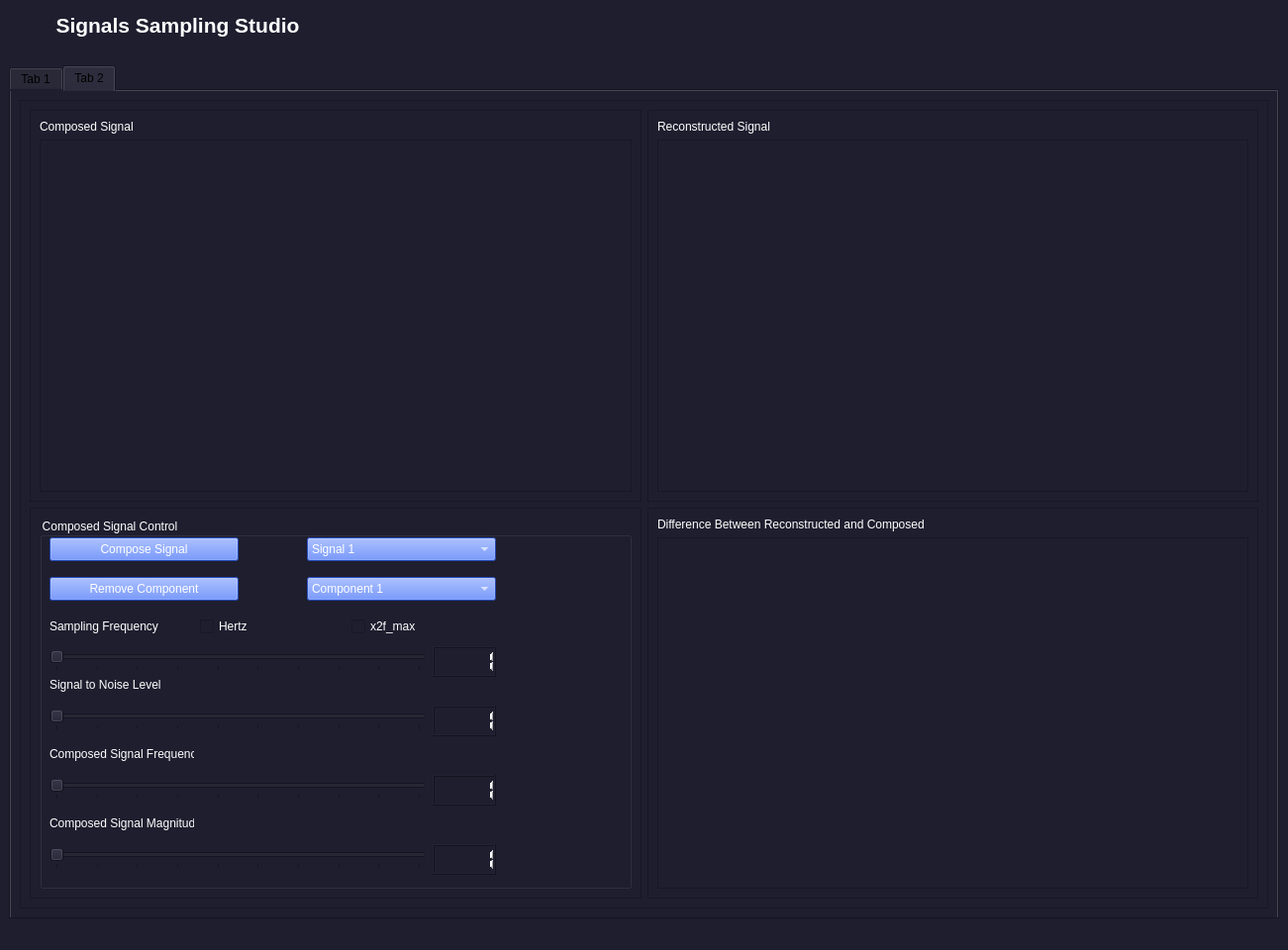
<?xml version="1.0" encoding="UTF-8"?>
<ui version="4.0">
 <class>MainWindow</class>
 <widget class="QMainWindow" name="MainWindow">
  <property name="geometry">
   <rect>
    <x>0</x>
    <y>0</y>
    <width>1301</width>
    <height>960</height>
   </rect>
  </property>
  <property name="windowTitle">
   <string>MainWindow</string>
  </property>
  <property name="styleSheet">
   <string notr="true">background-color: #1e1e2f;
color:white;
</string>
  </property>
  <widget class="QWidget" name="centralwidget">
   <layout class="QGridLayout" name="gridLayout_3">
    <item row="0" column="0">
     <widget class="QTextBrowser" name="Title">
      <property name="sizePolicy">
       <sizepolicy hsizetype="Minimum" vsizetype="Minimum">
        <horstretch>1</horstretch>
        <verstretch>1</verstretch>
       </sizepolicy>
      </property>
      <property name="minimumSize">
       <size>
        <width>200</width>
        <height>51</height>
       </size>
      </property>
      <property name="maximumSize">
       <size>
        <width>341</width>
        <height>51</height>
       </size>
      </property>
      <property name="styleSheet">
       <string notr="true">border:none;</string>
      </property>
      <property name="html">
       <string>&lt;!DOCTYPE HTML PUBLIC &quot;-//W3C//DTD HTML 4.0//EN&quot; &quot;http://www.w3.org/TR/REC-html40/strict.dtd&quot;&gt;
&lt;html&gt;&lt;head&gt;&lt;meta name=&quot;qrichtext&quot; content=&quot;1&quot; /&gt;&lt;style type=&quot;text/css&quot;&gt;
p, li { white-space: pre-wrap; }
&lt;/style&gt;&lt;/head&gt;&lt;body style=&quot; font-family:'MS Shell Dlg 2'; font-size:8.25pt; font-weight:400; font-style:normal;&quot;&gt;
&lt;p align=&quot;center&quot; style=&quot; margin-top:0px; margin-bottom:0px; margin-left:0px; margin-right:0px; -qt-block-indent:0; text-indent:0px;&quot;&gt;&lt;span style=&quot; font-size:16pt; font-weight:600;&quot;&gt;Signals Sampling Studio&lt;/span&gt;&lt;/p&gt;&lt;/body&gt;&lt;/html&gt;</string>
      </property>
     </widget>
    </item>
    <item row="1" column="0">
     <widget class="QTabWidget" name="tabWidget">
      <property name="sizePolicy">
       <sizepolicy hsizetype="Expanding" vsizetype="Expanding">
        <horstretch>0</horstretch>
        <verstretch>0</verstretch>
       </sizepolicy>
      </property>
      <property name="styleSheet">
       <string notr="true">color: black;</string>
      </property>
      <property name="currentIndex">
       <number>1</number>
      </property>
      <widget class="QWidget" name="tab">
       <property name="styleSheet">
        <string notr="true"/>
       </property>
       <attribute name="title">
        <string>Tab 1</string>
       </attribute>
       <layout class="QGridLayout" name="gridLayout_4">
        <item row="0" column="1">
         <layout class="QGridLayout" name="gridLayout_2">
          <item row="0" column="0">
           <widget class="QFrame" name="frame_2">
            <property name="frameShape">
             <enum>QFrame::StyledPanel</enum>
            </property>
            <property name="frameShadow">
             <enum>QFrame::Raised</enum>
            </property>
            <widget class="QWidget" name="layoutWidget">
             <property name="geometry">
              <rect>
               <x>10</x>
               <y>0</y>
               <width>531</width>
               <height>291</height>
              </rect>
             </property>
             <layout class="QVBoxLayout" name="verticalLayout_3">
              <item>
               <widget class="QLabel" name="label_2">
                <property name="styleSheet">
                 <string notr="true">color: white ;
</string>
                </property>
                <property name="text">
                 <string>Reconstructed Signal</string>
                </property>
               </widget>
              </item>
              <item>
               <widget class="QGraphicsView" name="graphicsView_2"/>
              </item>
             </layout>
            </widget>
           </widget>
          </item>
          <item row="1" column="0">
           <widget class="QFrame" name="frame_5">
            <property name="frameShape">
             <enum>QFrame::StyledPanel</enum>
            </property>
            <property name="frameShadow">
             <enum>QFrame::Raised</enum>
            </property>
            <widget class="QWidget" name="layoutWidget">
             <property name="geometry">
              <rect>
               <x>10</x>
               <y>0</y>
               <width>531</width>
               <height>301</height>
              </rect>
             </property>
             <layout class="QVBoxLayout" name="verticalLayout_4">
              <item>
               <widget class="QLabel" name="label_3">
                <property name="styleSheet">
                 <string notr="true">color: white ;
</string>
                </property>
                <property name="text">
                 <string>Difference between Reconstructed Signal and Original Signal</string>
                </property>
               </widget>
              </item>
              <item>
               <widget class="QGraphicsView" name="graphicsView_3"/>
              </item>
             </layout>
            </widget>
           </widget>
          </item>
         </layout>
        </item>
        <item row="0" column="0">
         <layout class="QVBoxLayout" name="verticalLayout_5">
          <item>
           <widget class="QFrame" name="frame">
            <property name="frameShape">
             <enum>QFrame::StyledPanel</enum>
            </property>
            <property name="frameShadow">
             <enum>QFrame::Raised</enum>
            </property>
            <widget class="QWidget" name="layoutWidget">
             <property name="geometry">
              <rect>
               <x>10</x>
               <y>3</y>
               <width>541</width>
               <height>291</height>
              </rect>
             </property>
             <layout class="QVBoxLayout" name="verticalLayout_2">
              <item>
               <widget class="QLabel" name="label">
                <property name="styleSheet">
                 <string notr="true">color: white ;
</string>
                </property>
                <property name="text">
                 <string>Original Signal</string>
                </property>
               </widget>
              </item>
              <item>
               <widget class="QGraphicsView" name="graphicsView"/>
              </item>
             </layout>
            </widget>
           </widget>
          </item>
          <item>
           <widget class="QFrame" name="frame_6">
            <property name="frameShape">
             <enum>QFrame::StyledPanel</enum>
            </property>
            <property name="frameShadow">
             <enum>QFrame::Raised</enum>
            </property>
            <widget class="QFrame" name="frame_7">
             <property name="geometry">
              <rect>
               <x>10</x>
               <y>30</y>
               <width>531</width>
               <height>261</height>
              </rect>
             </property>
             <property name="frameShape">
              <enum>QFrame::StyledPanel</enum>
             </property>
             <property name="frameShadow">
              <enum>QFrame::Raised</enum>
             </property>
             <widget class="QWidget" name="layoutWidget">
              <property name="geometry">
               <rect>
                <x>0</x>
                <y>0</y>
                <width>531</width>
                <height>251</height>
               </rect>
              </property>
              <layout class="QVBoxLayout" name="verticalLayout">
               <item>
                <layout class="QHBoxLayout" name="horizontalLayout">
                 <item>
                  <widget class="QPushButton" name="Load1_Button">
                   <property name="styleSheet">
                    <string notr="true">background-color:#3366ff;
color: white;</string>
                   </property>
                   <property name="text">
                    <string>  Load Signal</string>
                   </property>
                   <property name="icon">
                    <iconset>
                     <normaloff>../Task 1/Signal-Viewer/Assets/load1.png</normaloff>../Task 1/Signal-Viewer/Assets/load1.png</iconset>
                   </property>
                  </widget>
                 </item>
                 <item>
                  <widget class="QComboBox" name="Channels_Top_ComboBox">
                   <property name="minimumSize">
                    <size>
                     <width>0</width>
                     <height>31</height>
                    </size>
                   </property>
                   <property name="layoutDirection">
                    <enum>Qt::LeftToRight</enum>
                   </property>
                   <property name="styleSheet">
                    <string notr="true">background-color:#3366ff;
color: white</string>
                   </property>
                   <item>
                    <property name="text">
                     <string>Signal 1</string>
                    </property>
                   </item>
                  </widget>
                 </item>
                </layout>
               </item>
               <item>
                <layout class="QHBoxLayout" name="horizontalLayout_2">
                 <item>
                  <widget class="QLabel" name="label_5">
                   <property name="styleSheet">
                    <string notr="true">color: white ;
</string>
                   </property>
                   <property name="text">
                    <string>Sampling Frequency</string>
                   </property>
                  </widget>
                 </item>
                 <item>
                  <widget class="QCheckBox" name="checkBox">
                   <property name="styleSheet">
                    <string notr="true">color: white;</string>
                   </property>
                   <property name="text">
                    <string>Hertz</string>
                   </property>
                  </widget>
                 </item>
                 <item>
                  <widget class="QCheckBox" name="checkBox_2">
                   <property name="enabled">
                    <bool>true</bool>
                   </property>
                   <property name="styleSheet">
                    <string notr="true">color: white;</string>
                   </property>
                   <property name="text">
                    <string>x2f_max</string>
                   </property>
                  </widget>
                 </item>
                </layout>
               </item>
               <item>
                <layout class="QHBoxLayout" name="horizontalLayout_10">
                 <item>
                  <widget class="QSlider" name="CineSpeed_Top_Slider">
                   <property name="minimum">
                    <number>1</number>
                   </property>
                   <property name="maximum">
                    <number>10</number>
                   </property>
                   <property name="orientation">
                    <enum>Qt::Horizontal</enum>
                   </property>
                   <property name="tickPosition">
                    <enum>QSlider::TicksBelow</enum>
                   </property>
                   <property name="tickInterval">
                    <number>1</number>
                   </property>
                  </widget>
                 </item>
                 <item>
                  <widget class="QLCDNumber" name="LCD_Top">
                   <property name="intValue" stdset="0">
                    <number>1</number>
                   </property>
                  </widget>
                 </item>
                </layout>
               </item>
               <item>
                <widget class="QLabel" name="label_6">
                 <property name="styleSheet">
                  <string notr="true">color: white ;
</string>
                 </property>
                 <property name="text">
                  <string>Signal to Noise Level</string>
                 </property>
                </widget>
               </item>
               <item>
                <layout class="QHBoxLayout" name="horizontalLayout_11">
                 <item>
                  <widget class="QSlider" name="CineSpeed_Top_Slider_2">
                   <property name="minimum">
                    <number>1</number>
                   </property>
                   <property name="maximum">
                    <number>10</number>
                   </property>
                   <property name="orientation">
                    <enum>Qt::Horizontal</enum>
                   </property>
                   <property name="tickPosition">
                    <enum>QSlider::TicksBelow</enum>
                   </property>
                   <property name="tickInterval">
                    <number>1</number>
                   </property>
                  </widget>
                 </item>
                 <item>
                  <widget class="QLCDNumber" name="LCD_Top_2">
                   <property name="intValue" stdset="0">
                    <number>1</number>
                   </property>
                  </widget>
                 </item>
                </layout>
               </item>
              </layout>
             </widget>
            </widget>
            <widget class="QLabel" name="label_4">
             <property name="geometry">
              <rect>
               <x>10</x>
               <y>0</y>
               <width>171</width>
               <height>20</height>
              </rect>
             </property>
             <property name="styleSheet">
              <string notr="true">color: white ;
</string>
             </property>
             <property name="text">
              <string>Original Signal Controls</string>
             </property>
            </widget>
           </widget>
          </item>
         </layout>
        </item>
       </layout>
      </widget>
      <widget class="QWidget" name="tab_2">
       <attribute name="title">
        <string>Tab 2</string>
       </attribute>
       <layout class="QGridLayout" name="gridLayout_9">
        <item row="0" column="0">
         <widget class="QFrame" name="frame_3">
          <property name="frameShape">
           <enum>QFrame::StyledPanel</enum>
          </property>
          <property name="frameShadow">
           <enum>QFrame::Raised</enum>
          </property>
          <layout class="QGridLayout" name="gridLayout">
           <item row="0" column="0">
            <widget class="QFrame" name="frame_4">
             <property name="sizePolicy">
              <sizepolicy hsizetype="Expanding" vsizetype="Expanding">
               <horstretch>3</horstretch>
               <verstretch>3</verstretch>
              </sizepolicy>
             </property>
             <property name="frameShape">
              <enum>QFrame::StyledPanel</enum>
             </property>
             <property name="frameShadow">
              <enum>QFrame::Raised</enum>
             </property>
             <layout class="QGridLayout" name="gridLayout_6">
              <item row="0" column="0">
               <widget class="QLabel" name="label_7">
                <property name="sizePolicy">
                 <sizepolicy hsizetype="Preferred" vsizetype="Preferred">
                  <horstretch>1</horstretch>
                  <verstretch>0</verstretch>
                 </sizepolicy>
                </property>
                <property name="styleSheet">
                 <string notr="true">color: white ;
</string>
                </property>
                <property name="text">
                 <string>Composed Signal</string>
                </property>
               </widget>
              </item>
              <item row="1" column="0">
               <widget class="QGraphicsView" name="graphicsView_6">
                <property name="sizePolicy">
                 <sizepolicy hsizetype="Expanding" vsizetype="Expanding">
                  <horstretch>1</horstretch>
                  <verstretch>1</verstretch>
                 </sizepolicy>
                </property>
               </widget>
              </item>
             </layout>
            </widget>
           </item>
           <item row="0" column="1">
            <widget class="QFrame" name="frame_8">
             <property name="sizePolicy">
              <sizepolicy hsizetype="Expanding" vsizetype="Expanding">
               <horstretch>3</horstretch>
               <verstretch>3</verstretch>
              </sizepolicy>
             </property>
             <property name="minimumSize">
              <size>
               <width>0</width>
               <height>0</height>
              </size>
             </property>
             <property name="frameShape">
              <enum>QFrame::StyledPanel</enum>
             </property>
             <property name="frameShadow">
              <enum>QFrame::Raised</enum>
             </property>
             <layout class="QGridLayout" name="gridLayout_7">
              <item row="0" column="0">
               <widget class="QLabel" name="label_8">
                <property name="styleSheet">
                 <string notr="true">color: white ;
</string>
                </property>
                <property name="text">
                 <string>Reconstructed Signal</string>
                </property>
               </widget>
              </item>
              <item row="1" column="0">
               <widget class="QGraphicsView" name="graphicsView_5"/>
              </item>
             </layout>
            </widget>
           </item>
           <item row="1" column="0">
            <widget class="QFrame" name="frame_9">
             <property name="minimumSize">
              <size>
               <width>0</width>
               <height>0</height>
              </size>
             </property>
             <property name="frameShape">
              <enum>QFrame::StyledPanel</enum>
             </property>
             <property name="frameShadow">
              <enum>QFrame::Raised</enum>
             </property>
             <layout class="QGridLayout" name="gridLayout_8">
              <item row="0" column="0">
               <widget class="QGroupBox" name="groupBox">
                <property name="styleSheet">
                 <string notr="true">color: white;
</string>
                </property>
                <property name="title">
                 <string>Composed Signal Control</string>
                </property>
                <widget class="QPushButton" name="Load1_Button_2">
                 <property name="geometry">
                  <rect>
                   <x>10</x>
                   <y>20</y>
                   <width>191</width>
                   <height>24</height>
                  </rect>
                 </property>
                 <property name="styleSheet">
                  <string notr="true">background-color:#3366ff;
color: white;</string>
                 </property>
                 <property name="text">
                  <string>Compose Signal</string>
                 </property>
                 <property name="icon">
                  <iconset>
                   <normaloff>../Task 1/Signal-Viewer/Assets/load1.png</normaloff>../Task 1/Signal-Viewer/Assets/load1.png</iconset>
                 </property>
                </widget>
                <widget class="QComboBox" name="Channels_Top_ComboBox_2">
                 <property name="geometry">
                  <rect>
                   <x>270</x>
                   <y>20</y>
                   <width>191</width>
                   <height>24</height>
                  </rect>
                 </property>
                 <property name="sizePolicy">
                  <sizepolicy hsizetype="Minimum" vsizetype="Minimum">
                   <horstretch>0</horstretch>
                   <verstretch>0</verstretch>
                  </sizepolicy>
                 </property>
                 <property name="minimumSize">
                  <size>
                   <width>0</width>
                   <height>0</height>
                  </size>
                 </property>
                 <property name="layoutDirection">
                  <enum>Qt::LeftToRight</enum>
                 </property>
                 <property name="styleSheet">
                  <string notr="true">background-color:#3366ff;
color: white</string>
                 </property>
                 <item>
                  <property name="text">
                   <string>Signal 1</string>
                  </property>
                 </item>
                </widget>
                <widget class="QWidget" name="layoutWidget_2">
                 <property name="geometry">
                  <rect>
                   <x>10</x>
                   <y>100</y>
                   <width>451</width>
                   <height>20</height>
                  </rect>
                 </property>
                 <layout class="QHBoxLayout" name="horizontalLayout_3">
                  <item>
                   <widget class="QLabel" name="label_10">
                    <property name="styleSheet">
                     <string notr="true">color: white ;
</string>
                    </property>
                    <property name="text">
                     <string>Sampling Frequency</string>
                    </property>
                   </widget>
                  </item>
                  <item>
                   <widget class="QCheckBox" name="checkBox_3">
                    <property name="styleSheet">
                     <string notr="true">color: white;</string>
                    </property>
                    <property name="text">
                     <string>Hertz</string>
                    </property>
                   </widget>
                  </item>
                  <item>
                   <widget class="QCheckBox" name="checkBox_4">
                    <property name="enabled">
                     <bool>true</bool>
                    </property>
                    <property name="styleSheet">
                     <string notr="true">color: white;</string>
                    </property>
                    <property name="text">
                     <string>x2f_max</string>
                    </property>
                   </widget>
                  </item>
                 </layout>
                </widget>
                <widget class="QWidget" name="layoutWidget_3">
                 <property name="geometry">
                  <rect>
                   <x>10</x>
                   <y>130</y>
                   <width>451</width>
                   <height>31</height>
                  </rect>
                 </property>
                 <layout class="QHBoxLayout" name="horizontalLayout_12">
                  <item>
                   <widget class="QSlider" name="CineSpeed_Top_Slider_3">
                    <property name="minimum">
                     <number>1</number>
                    </property>
                    <property name="maximum">
                     <number>10</number>
                    </property>
                    <property name="orientation">
                     <enum>Qt::Horizontal</enum>
                    </property>
                    <property name="tickPosition">
                     <enum>QSlider::TicksBelow</enum>
                    </property>
                    <property name="tickInterval">
                     <number>1</number>
                    </property>
                   </widget>
                  </item>
                  <item>
                   <widget class="QLCDNumber" name="LCD_Top_3">
                    <property name="intValue" stdset="0">
                     <number>1</number>
                    </property>
                   </widget>
                  </item>
                 </layout>
                </widget>
                <widget class="QWidget" name="layoutWidget_4">
                 <property name="geometry">
                  <rect>
                   <x>10</x>
                   <y>190</y>
                   <width>451</width>
                   <height>31</height>
                  </rect>
                 </property>
                 <layout class="QHBoxLayout" name="horizontalLayout_13">
                  <item>
                   <widget class="QSlider" name="CineSpeed_Top_Slider_4">
                    <property name="minimum">
                     <number>1</number>
                    </property>
                    <property name="maximum">
                     <number>10</number>
                    </property>
                    <property name="orientation">
                     <enum>Qt::Horizontal</enum>
                    </property>
                    <property name="tickPosition">
                     <enum>QSlider::TicksBelow</enum>
                    </property>
                    <property name="tickInterval">
                     <number>1</number>
                    </property>
                   </widget>
                  </item>
                  <item>
                   <widget class="QLCDNumber" name="LCD_Top_4">
                    <property name="intValue" stdset="0">
                     <number>1</number>
                    </property>
                   </widget>
                  </item>
                 </layout>
                </widget>
                <widget class="QLabel" name="label_11">
                 <property name="geometry">
                  <rect>
                   <x>10</x>
                   <y>160</y>
                   <width>146</width>
                   <height>18</height>
                  </rect>
                 </property>
                 <property name="styleSheet">
                  <string notr="true">color: white ;
</string>
                 </property>
                 <property name="text">
                  <string>Signal to Noise Level</string>
                 </property>
                </widget>
                <widget class="QWidget" name="layoutWidget_5">
                 <property name="geometry">
                  <rect>
                   <x>10</x>
                   <y>330</y>
                   <width>451</width>
                   <height>31</height>
                  </rect>
                 </property>
                 <layout class="QHBoxLayout" name="horizontalLayout_14">
                  <item>
                   <widget class="QSlider" name="CineSpeed_Top_Slider_5">
                    <property name="minimum">
                     <number>1</number>
                    </property>
                    <property name="maximum">
                     <number>10</number>
                    </property>
                    <property name="orientation">
                     <enum>Qt::Horizontal</enum>
                    </property>
                    <property name="tickPosition">
                     <enum>QSlider::TicksBelow</enum>
                    </property>
                    <property name="tickInterval">
                     <number>1</number>
                    </property>
                   </widget>
                  </item>
                  <item>
                   <widget class="QLCDNumber" name="LCD_Top_5">
                    <property name="intValue" stdset="0">
                     <number>1</number>
                    </property>
                   </widget>
                  </item>
                 </layout>
                </widget>
                <widget class="QWidget" name="layoutWidget_6">
                 <property name="geometry">
                  <rect>
                   <x>10</x>
                   <y>260</y>
                   <width>451</width>
                   <height>31</height>
                  </rect>
                 </property>
                 <layout class="QHBoxLayout" name="horizontalLayout_15">
                  <item>
                   <widget class="QSlider" name="CineSpeed_Top_Slider_6">
                    <property name="minimum">
                     <number>1</number>
                    </property>
                    <property name="maximum">
                     <number>10</number>
                    </property>
                    <property name="orientation">
                     <enum>Qt::Horizontal</enum>
                    </property>
                    <property name="tickPosition">
                     <enum>QSlider::TicksBelow</enum>
                    </property>
                    <property name="tickInterval">
                     <number>1</number>
                    </property>
                   </widget>
                  </item>
                  <item>
                   <widget class="QLCDNumber" name="LCD_Top_6">
                    <property name="intValue" stdset="0">
                     <number>1</number>
                    </property>
                   </widget>
                  </item>
                 </layout>
                </widget>
                <widget class="QLabel" name="label_12">
                 <property name="geometry">
                  <rect>
                   <x>10</x>
                   <y>230</y>
                   <width>146</width>
                   <height>18</height>
                  </rect>
                 </property>
                 <property name="styleSheet">
                  <string notr="true">color: white ;
</string>
                 </property>
                 <property name="text">
                  <string>Composed Signal Frequency</string>
                 </property>
                </widget>
                <widget class="QLabel" name="label_13">
                 <property name="geometry">
                  <rect>
                   <x>10</x>
                   <y>300</y>
                   <width>146</width>
                   <height>18</height>
                  </rect>
                 </property>
                 <property name="styleSheet">
                  <string notr="true">color: white ;
</string>
                 </property>
                 <property name="text">
                  <string>Composed Signal Magnitude</string>
                 </property>
                </widget>
                <widget class="QPushButton" name="Load1_Button_3">
                 <property name="geometry">
                  <rect>
                   <x>10</x>
                   <y>60</y>
                   <width>191</width>
                   <height>24</height>
                  </rect>
                 </property>
                 <property name="styleSheet">
                  <string notr="true">background-color:#3366ff;
color: white;</string>
                 </property>
                 <property name="text">
                  <string>Remove Component</string>
                 </property>
                 <property name="icon">
                  <iconset>
                   <normaloff>../Task 1/Signal-Viewer/Assets/load1.png</normaloff>../Task 1/Signal-Viewer/Assets/load1.png</iconset>
                 </property>
                </widget>
                <widget class="QComboBox" name="Channels_Top_ComboBox_3">
                 <property name="geometry">
                  <rect>
                   <x>270</x>
                   <y>60</y>
                   <width>191</width>
                   <height>24</height>
                  </rect>
                 </property>
                 <property name="sizePolicy">
                  <sizepolicy hsizetype="Minimum" vsizetype="Minimum">
                   <horstretch>0</horstretch>
                   <verstretch>0</verstretch>
                  </sizepolicy>
                 </property>
                 <property name="minimumSize">
                  <size>
                   <width>0</width>
                   <height>0</height>
                  </size>
                 </property>
                 <property name="layoutDirection">
                  <enum>Qt::LeftToRight</enum>
                 </property>
                 <property name="styleSheet">
                  <string notr="true">background-color:#3366ff;
color: white</string>
                 </property>
                 <item>
                  <property name="text">
                   <string>Component 1</string>
                  </property>
                 </item>
                </widget>
               </widget>
              </item>
             </layout>
            </widget>
           </item>
           <item row="1" column="1">
            <widget class="QFrame" name="frame_10">
             <property name="sizePolicy">
              <sizepolicy hsizetype="Expanding" vsizetype="Expanding">
               <horstretch>3</horstretch>
               <verstretch>3</verstretch>
              </sizepolicy>
             </property>
             <property name="frameShape">
              <enum>QFrame::StyledPanel</enum>
             </property>
             <property name="frameShadow">
              <enum>QFrame::Raised</enum>
             </property>
             <layout class="QGridLayout" name="gridLayout_5">
              <item row="0" column="0">
               <widget class="QLabel" name="label_9">
                <property name="sizePolicy">
                 <sizepolicy hsizetype="Preferred" vsizetype="Preferred">
                  <horstretch>1</horstretch>
                  <verstretch>0</verstretch>
                 </sizepolicy>
                </property>
                <property name="styleSheet">
                 <string notr="true">color: white ;
</string>
                </property>
                <property name="text">
                 <string>Difference Between Reconstructed and Composed</string>
                </property>
               </widget>
              </item>
              <item row="1" column="0">
               <widget class="QGraphicsView" name="graphicsView_7">
                <property name="sizePolicy">
                 <sizepolicy hsizetype="Expanding" vsizetype="Expanding">
                  <horstretch>1</horstretch>
                  <verstretch>1</verstretch>
                 </sizepolicy>
                </property>
               </widget>
              </item>
             </layout>
            </widget>
           </item>
          </layout>
         </widget>
        </item>
       </layout>
      </widget>
     </widget>
    </item>
   </layout>
  </widget>
  <widget class="QMenuBar" name="menubar">
   <property name="geometry">
    <rect>
     <x>0</x>
     <y>0</y>
     <width>1301</width>
     <height>21</height>
    </rect>
   </property>
  </widget>
  <widget class="QStatusBar" name="statusbar"/>
 </widget>
 <resources/>
 <connections>
  <connection>
   <sender>CineSpeed_Top_Slider</sender>
   <signal>valueChanged(int)</signal>
   <receiver>LCD_Top</receiver>
   <slot>display(int)</slot>
   <hints>
    <hint type="sourcelabel">
     <x>403</x>
     <y>593</y>
    </hint>
    <hint type="destinationlabel">
     <x>529</x>
     <y>592</y>
    </hint>
   </hints>
  </connection>
  <connection>
   <sender>CineSpeed_Top_Slider_2</sender>
   <signal>valueChanged(int)</signal>
   <receiver>LCD_Top_2</receiver>
   <slot>display(int)</slot>
   <hints>
    <hint type="sourcelabel">
     <x>452</x>
     <y>696</y>
    </hint>
    <hint type="destinationlabel">
     <x>538</x>
     <y>690</y>
    </hint>
   </hints>
  </connection>
 </connections>
</ui>
